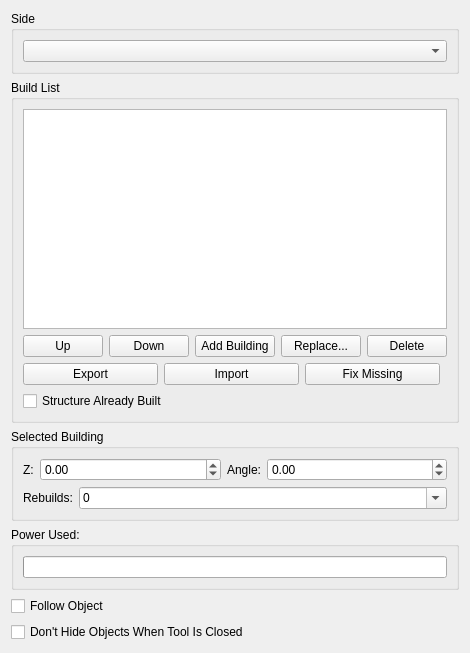
<?xml version="1.0" encoding="UTF-8"?>
<ui version="4.0">
 <class>WBQtBuildListPanel</class>
 <widget class="QWidget" name="WBQtBuildListPanel">
  <property name="geometry">
   <rect>
    <x>0</x>
    <y>0</y>
    <width>240</width>
    <height>460</height>
   </rect>
  </property>
  <property name="windowTitle">
   <string>Build List</string>
  </property>
  <layout class="QVBoxLayout" name="rootLayout" stretch="0,3,0,0,0">
   <item>
    <widget class="QGroupBox" name="sideBox">
     <property name="title">
      <string>Side</string>
     </property>
     <layout class="QVBoxLayout" name="sideLay">
      <item>
       <widget class="QComboBox" name="side"/>
      </item>
     </layout>
    </widget>
   </item>
   <item>
    <widget class="QGroupBox" name="listBox">
     <property name="title">
      <string>Build List</string>
     </property>
     <layout class="QVBoxLayout" name="listLay" stretch="1,0,0,0">
      <item>
       <widget class="QListWidget" name="buildList">
        <property name="sizePolicy">
         <sizepolicy hsizetype="Preferred" vsizetype="Expanding">
          <horstretch>0</horstretch>
          <verstretch>0</verstretch>
         </sizepolicy>
        </property>
        <property name="minimumSize">
         <size>
          <width>0</width>
          <height>220</height>
         </size>
        </property>
       </widget>
      </item>
      <item>
       <layout class="QHBoxLayout" name="btnRow">
        <item>
         <widget class="QPushButton" name="up">
          <property name="text">
           <string>Up</string>
          </property>
         </widget>
        </item>
        <item>
         <widget class="QPushButton" name="down">
          <property name="text">
           <string>Down</string>
          </property>
         </widget>
        </item>
        <item>
         <widget class="QPushButton" name="add">
          <property name="text">
           <string>Add Building</string>
          </property>
         </widget>
        </item>
        <item>
         <widget class="QPushButton" name="replaceBtn">
          <property name="text">
           <string>Replace...</string>
          </property>
          <property name="toolTip">
           <string>Swap the selected entry for a different building, keeping its position and settings. Other entries using the same building are left alone.</string>
          </property>
         </widget>
        </item>
        <item>
         <widget class="QPushButton" name="deleteBtn">
          <property name="text">
           <string>Delete</string>
          </property>
         </widget>
        </item>
       </layout>
      </item>
      <item>
       <layout class="QHBoxLayout" name="ioRow">
        <item>
         <widget class="QPushButton" name="exportBtn">
          <property name="text">
           <string>Export</string>
          </property>
         </widget>
        </item>
        <item>
         <widget class="QPushButton" name="importBtn">
          <property name="text">
           <string>Import</string>
          </property>
         </widget>
        </item>
        <item>
         <widget class="QPushButton" name="fixMissingBtn">
          <property name="text">
           <string>Fix Missing</string>
          </property>
          <property name="toolTip">
           <string>Replace every build list entry whose building no longer exists with its closest name match, keeping its position and settings.</string>
          </property>
         </widget>
        </item>
        <item>
         <spacer name="ioSpacer">
          <property name="orientation">
           <enum>Qt::Horizontal</enum>
          </property>
         </spacer>
        </item>
       </layout>
      </item>
      <item>
       <widget class="QCheckBox" name="alreadyBuilt">
        <property name="text">
         <string>Structure Already Built</string>
        </property>
       </widget>
      </item>
     </layout>
    </widget>
   </item>
   <item>
    <widget class="QGroupBox" name="attrBox">
     <property name="title">
      <string>Selected Building</string>
     </property>
     <layout class="QVBoxLayout" name="attrLay">
      <item>
       <layout class="QHBoxLayout" name="azRow" stretch="0,1,0,1">
        <item>
         <widget class="QLabel" name="zLabel">
          <property name="text">
           <string>Z:</string>
          </property>
         </widget>
        </item>
        <item>
         <widget class="QDoubleSpinBox" name="z">
          <property name="decimals">
           <number>2</number>
          </property>
          <property name="minimum">
           <double>-100000.000000000000000</double>
          </property>
          <property name="maximum">
           <double>100000.000000000000000</double>
          </property>
         </widget>
        </item>
        <item>
         <widget class="QLabel" name="angleLabel">
          <property name="text">
           <string>Angle:</string>
          </property>
         </widget>
        </item>
        <item>
         <widget class="QDoubleSpinBox" name="angle">
          <property name="decimals">
           <number>2</number>
          </property>
          <property name="minimum">
           <double>-360.000000000000000</double>
          </property>
          <property name="maximum">
           <double>360.000000000000000</double>
          </property>
         </widget>
        </item>
       </layout>
      </item>
      <item>
       <layout class="QHBoxLayout" name="rbRow" stretch="0,1">
        <item>
         <widget class="QLabel" name="rebuildsLabel">
          <property name="text">
           <string>Rebuilds:</string>
          </property>
         </widget>
        </item>
        <item>
         <widget class="QComboBox" name="rebuilds">
          <property name="editable">
           <bool>true</bool>
          </property>
          <item>
           <property name="text">
            <string>0</string>
           </property>
          </item>
          <item>
           <property name="text">
            <string>1</string>
           </property>
          </item>
          <item>
           <property name="text">
            <string>2</string>
           </property>
          </item>
          <item>
           <property name="text">
            <string>3</string>
           </property>
          </item>
          <item>
           <property name="text">
            <string>4</string>
           </property>
          </item>
          <item>
           <property name="text">
            <string>5</string>
           </property>
          </item>
          <item>
           <property name="text">
            <string>Unlimited</string>
           </property>
          </item>
         </widget>
        </item>
       </layout>
      </item>
     </layout>
    </widget>
   </item>
   <item>
    <widget class="QGroupBox" name="powerBox">
     <property name="title">
      <string>Power Used:</string>
     </property>
     <layout class="QVBoxLayout" name="powerLay">
      <item>
       <widget class="QProgressBar" name="power">
        <property name="minimum">
         <number>0</number>
        </property>
        <property name="maximum">
         <number>100</number>
        </property>
        <property name="textVisible">
         <bool>false</bool>
        </property>
       </widget>
      </item>
     </layout>
    </widget>
   </item>
   <item>
    <widget class="QCheckBox" name="followObject">
     <property name="text">
      <string>Follow Object</string>
     </property>
     <property name="toolTip">
      <string>Move the view to a building when you select it in the list.</string>
     </property>
    </widget>
   </item>
   <item>
    <widget class="QCheckBox" name="forcedShow">
     <property name="text">
      <string>Don't Hide Objects When Tool Is Closed</string>
     </property>
    </widget>
   </item>
  </layout>
 </widget>
 <resources/>
 <connections/>
</ui>
